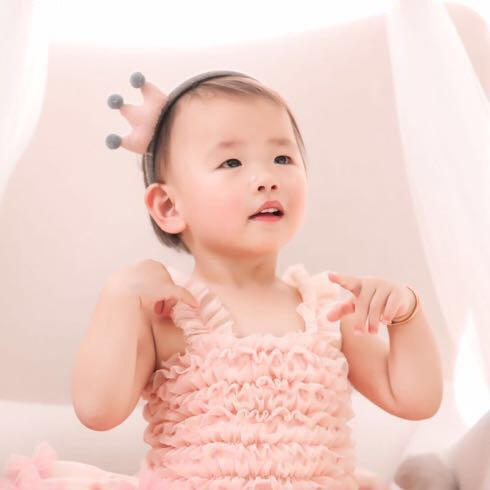
#> input picture week1/shushu.jpg, 490 x 490 px, found by its file name
$ python 'week1_ assignment.py'
#> lines starting #> are read from the running program, lines starting #| are printed output that depends on the picture
# -*- coding: utf-8 -*-
"""
Created on Wed Jul  3 15:20:27 2019

@author: Administrator
"""

import cv2
import random
import numpy as np
from matplotlib import pyplot as plt

#颜色随机变换
def random_color(img):
    B,G,R = cv2.split(img)
    b_rand = random.randint(-50,50)
    if b_rand == 0:
        pass
    elif b_rand > 0:
        lim = 255 - b_rand
        B[B > lim] = 255
        B[B <= lim] = (b_rand + B[B <= lim]).astype(img.dtype)
    elif b_rand < 0:
        lim = 0 - b_rand
        B[B < lim] = 0
        B[B >= lim] = (b_rand + B[B >= lim]).astype(img.dtype)
    g_rand = random.randint(-50,50)
    if g_rand == 0:
        pass
    elif g_rand > 0:
        lim = 255 - g_rand
        G[G > lim] = 255
        G[G <= lim] = (g_rand + G[G <= lim]).astype(img.dtype)
    elif g_rand < 0:
        lim = 0 - g_rand
        G[G < lim] = 0
        G[G >= lim] = (g_rand + G[G >= lim]).astype(img.dtype)
    r_rand = random.randint(-50,50)
    if r_rand == 0:
        pass
    elif r_rand > 0:
        lim = 255 - r_rand
        R[R > lim] = 255
        R[R <= lim] = (r_rand + R[R <= lim]).astype(img.dtype)
    elif r_rand < 0:
        lim = 0 - r_rand
        R[R < lim] = 0
        R[R >= lim] = (r_rand + R[R >= lim]).astype(img.dtype)
    img_merge = cv2.merge((B,G,R))
    return img_merge

def random_wap(img):
	row,col,channel = img.shape
	random_margin=60
	x1 = random.randint(-random_margin, random_margin)
	y1 = random.randint(-random_margin, random_margin)
	x2 = random.randint(col - random_margin - 1, col - 1)
	y2 = random.randint(-random_margin, random_margin)
	x3 = random.randint(col - random_margin - 1, col - 1)
	y3 = random.randint(row - random_margin - 1, row - 1)
	x4 = random.randint(-random_margin, random_margin)
	y4 = random.randint(row - random_margin - 1, row - 1)
	dx1 = random.randint(-random_margin, random_margin)
	dy1 = random.randint(-random_margin, random_margin)
	dx2 = random.randint(col - random_margin - 1, col - 1)
	dy2 = random.randint(-random_margin, random_margin)
	dx3 = random.randint(col - random_margin - 1, col - 1)
	dy3 = random.randint(row - random_margin - 1, row - 1)
	dx4 = random.randint(-random_margin, random_margin)
	dy4 = random.randint(row - random_margin - 1, row - 1)
	pts1 = np.float32([[x1, y1], [x2, y2], [x3, y3], [x4, y4]])
	pts2 = np.float32([[dx1, dy1], [dx2, dy2], [dx3, dy3], [dx4, dy4]])
	M = cv2.getPerspectiveTransform(pts1,pts2)
	img_per = cv2.warpPerspective(img,M,(col,row))
	return img_per


def img_aug(img):
    img_crop = img[10:480,10:480]   #crop
    img_random_color = random_color(img_crop) #change color
    row,col,channel = img_random_color.shape #similarity transform
    M = cv2.getRotationMatrix2D((row/2,col/2),10,0.8)
    img_rotate = cv2.warpAffine(img_random_color,M,(col,row))
    img_per = random_wap(img_rotate) #perspective transform
    return img_per


def img_augmerge(img):
    img_1 = img_aug(img)
    img_2 = img_aug(img)
    img_3 = img_aug(img)
    imgs = np.hstack([img_1,img_2,img_3])
    return imgs

img = cv2.imread('d:/pictures/shushu.jpg')
#> img is the input picture: shape (490, 490, 3); mean B, G, R 200.8, 209, 240.4
imgs = img_augmerge(img)
#> in random_color, `R[R > lim] = 255`: R: shape (470, 470); min 38, max 255, mean 240.1
#> in random_color (call 2), `B[B < lim] = 0`: B: shape (470, 470); min 0, max 255, mean 199
#> in random_color (call 2), `G[G < lim] = 0`: G: shape (470, 470); min 0, max 255, mean 207.7
#> in random_color (call 2), `R[R >= lim] = (r_rand + R[R >= lim]).astype(img.dtype)`:
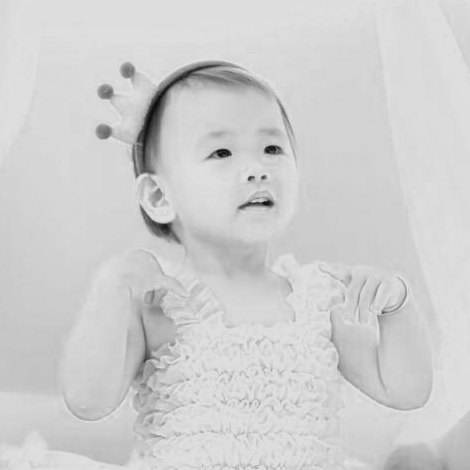
#> R: shape (470, 470); min 5, max 222, mean 207
#> in random_color (call 3), `B[B > lim] = 255`:
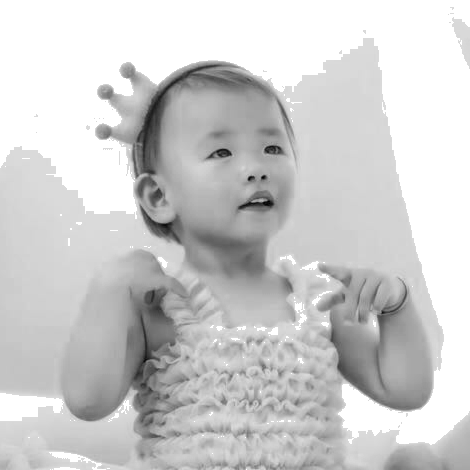
#> B: shape (470, 470); min 0, max 255, mean 205.1
#> in random_color (call 3), `B[B <= lim] = (b_rand + B[B <= lim]).astype(img.dtype)`:
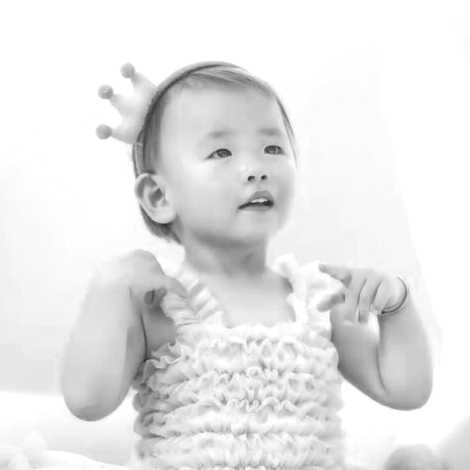
#> B: shape (470, 470); min 37, max 255, mean 230.3
#> in random_color (call 3), `G[G < lim] = 0`: G: shape (470, 470); min 0, max 255, mean 207.7
#> in random_color (call 3), `img_merge = cv2.merge((B,G,R))`:
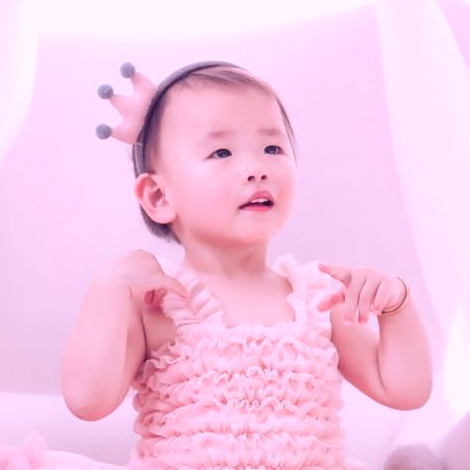
#> img_merge: shape (470, 470, 3); mean B, G, R 230.3, 199.7, 247.1
#> in img_aug (call 3), `img_rotate = cv2.warpAffine(img_random_color,M,(col,row))`:
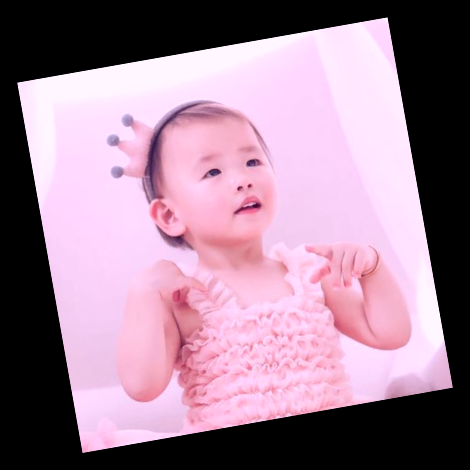
#> img_rotate: shape (470, 470, 3); mean B, G, R 147.4, 127.8, 158.1
#> in random_wap (call 3), `img_per = cv2.warpPerspective(img,M,(col,row))`:
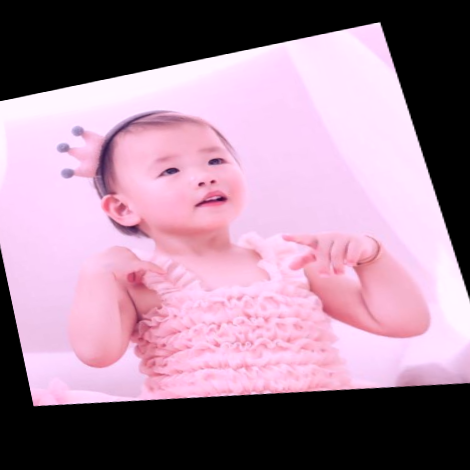
#> img_per: shape (470, 470, 3); mean B, G, R 151.1, 130.8, 162.5
#> in img_augmerge, `imgs = np.hstack([img_1,img_2,img_3])`:
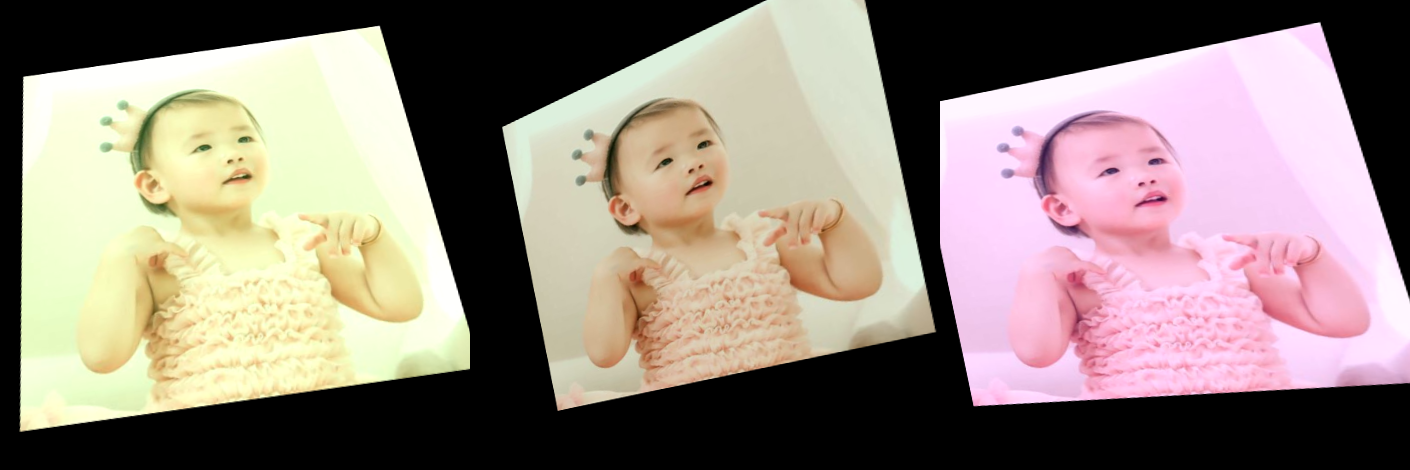
#> imgs: shape (470, 1410, 3); mean B, G, R 124.9, 133.6, 146.8
cv2.imshow('imgs',imgs)
key = cv2.waitKey()
#> (key Esc is pressed here)
cv2.destroyAllWindows
